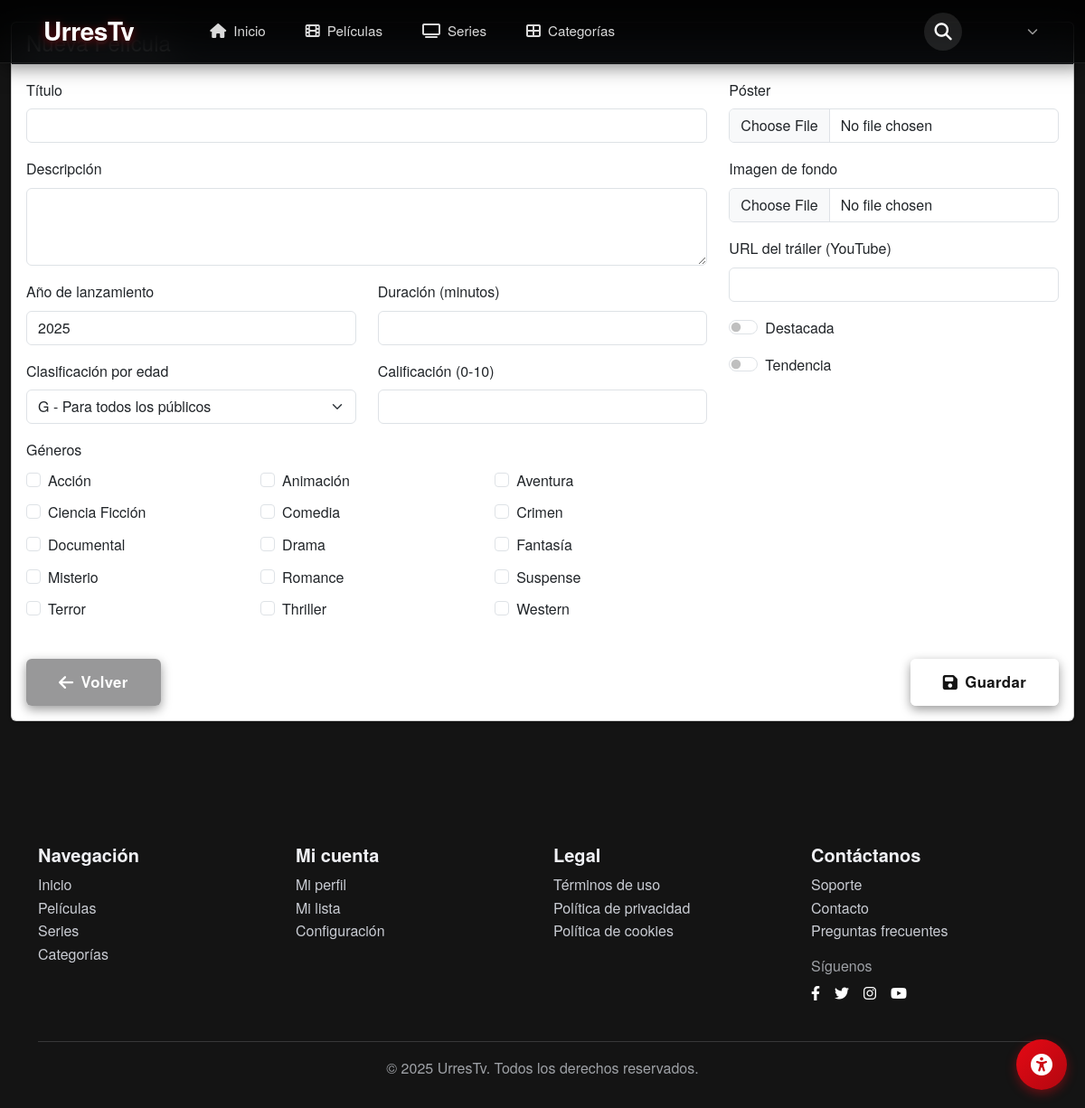
Screenshot of /admin/edit-movie.php (signed in) with the database file from the repository.
### tables this page shows
CREATE TABLE IF NOT EXISTS `genres` (
    `id` int(11) NOT NULL AUTO_INCREMENT,
    `name` varchar(50) NOT NULL,
    `slug` varchar(50) NOT NULL,
    `created_at` timestamp NOT NULL DEFAULT current_timestamp(),
    `updated_at` timestamp NOT NULL DEFAULT current_timestamp() ON UPDATE current_timestamp(),
    PRIMARY KEY (`id`),
    UNIQUE KEY `slug` (`slug`)
);

### admin/edit-movie.php (the view, shortened to what this page needs)
<?php
$db = getDbConnection();
$movieId = isset($_GET['id']) ? (int)$_GET['id'] : 0;
$movie = null;
$genres = [];
$selectedGenres = [];
try {
    $stmt = $db->query("SELECT id, name FROM genres ORDER BY name");
    $genres = $stmt->fetchAll(PDO::FETCH_ASSOC);
} catch (PDOException $e) {
    error_log('Error al cargar la película: ' . $e->getMessage());
    die('Error al cargar la película. Por favor, inténtalo de nuevo.');
}
include __DIR__ . '/../includes/header.php';
?>
<div class="container-fluid py-4">
    <div class="row">
        <div class="col-12">
            <div class="card shadow-sm">
                <div class="card-header bg-dark text-white">
                    <h4 class="mb-0"><?php echo $movieId ? 'Editar Película' : 'Nueva Película'; ?></h4>
                </div>
                <div class="card-body">
                    <form id="movieForm" enctype="multipart/form-data">
                        <div class="row mb-3">
                            <div class="col-md-8">
                                <div class="mb-3">
                                    <label for="title" class="form-label">Título</label>
                                    <input type="text" class="form-control" id="title" name="title" required
                                           value="<?php echo htmlspecialchars($movie['title'] ?? ''); ?>">
                                </div>
                                <div class="mb-3">
                                    <label for="description" class="form-label">Descripción</label>
                                    <textarea class="form-control" id="description" name="description" rows="3" required><?php
                                    ?></textarea>
                                </div>
                                <div class="row">
                                    <div class="col-md-6">
                                        <div class="mb-3">
                                            <label for="release_year" class="form-label">Año de lanzamiento</label>
                                            <input type="number" class="form-control" id="release_year" name="release_year"
                                                   min="1888" max="<?php echo date('Y') + 5; ?>" required
                                                   value="<?php echo $movie['release_year'] ?? date('Y'); ?>">
                                        </div>
                                    </div>
                                    <div class="col-md-6">
                                        <div class="mb-3">
                                            <label for="duration" class="form-label">Duración (minutos)</label>
                                            <input type="number" class="form-control" id="duration" name="duration"
                                                   min="1" required
                                                   value="<?php echo $movie['duration'] ?? ''; ?>">
                                        </div>
                                    </div>
                                </div>
                                <div class="row">
                                    <div class="col-md-6">
                                        <div class="mb-3">
                                            <label for="age_rating" class="form-label">Clasificación por edad</label>
                                            <select class="form-select" id="age_rating" name="age_rating">
                                                <option value="G" <?php echo (isset($movie['age_rating']) && $movie['age_rating'] === 'G') ? 'selected' : ''; ?>>G - Para todos los públicos</option>
                                            </select>
                                        </div>
                                    </div>
                                    <div class="col-md-6">
                                        <div class="mb-3">
                                            <label for="rating" class="form-label">Calificación (0-10)</label>
                                            <input type="number" class="form-control" id="rating" name="rating"
                                                   min="0" max="10" step="0.1"
                                                   value="<?php echo $movie['rating'] ?? ''; ?>">
                                        </div>
                                    </div>
                                </div>
                                <div class="mb-3">
                                    <label class="form-label">Géneros</label>
                                    <div class="row">
                                        <?php foreach ($genres as $genre): ?>
                                            <div class="col-md-4 col-6 mb-2">
                                                <div class="form-check">
                                                    <input class="form-check-input" type="checkbox"
                                                           name="genres[]" value="<?php echo $genre['id']; ?>"
                                                           id="genre_<?php echo $genre['id']; ?>"
                                                           <?php echo in_array($genre['id'], $selectedGenres) ? 'checked' : ''; ?>>
                                                    <label class="form-check-label" for="genre_<?php echo $genre['id']; ?>">
                                                        <?php echo htmlspecialchars($genre['name']); ?>
                                                    </label>
                                                </div>
                                            </div>
                                        <?php endforeach; ?>
                                    </div>
                                </div>
                            </div>
                            <div class="col-md-4">
                                <div class="mb-3">
                                    <label for="poster" class="form-label">Póster</label>
                                    <input type="file" class="form-control" id="poster" name="poster" accept="image/*">
                                </div>
                                <div class="mb-3">
                                    <label for="backdrop" class="form-label">Imagen de fondo</label>
                                    <input type="file" class="form-control" id="backdrop" name="backdrop" accept="image/*">
                                </div>
                                <div class="mb-3">
                                    <label for="trailer_url" class="form-label">URL del tráiler (YouTube)</label>
                                    <input type="url" class="form-control" id="trailer_url" name="trailer_url"
                                           value="<?php echo htmlspecialchars($movie['trailer_url'] ?? ''); ?>">
                                </div>
                                <div class="form-check form-switch mb-3">
                                    <input class="form-check-input" type="checkbox" id="is_featured" name="is_featured"
                                           value="1" <?php echo (!empty($movie['is_featured'])) ? 'checked' : ''; ?>>
                                    <label class="form-check-label" for="is_featured">Destacada</label>
                                </div>
                                <div class="form-check form-switch mb-3">
                                    <input class="form-check-input" type="checkbox" id="is_trending" name="is_trending"
                                           value="1" <?php echo (!empty($movie['is_trending'])) ? 'checked' : ''; ?>>
                                    <label class="form-check-label" for="is_trending">Tendencia</label>
                                </div>
                            </div>
                        </div>
                        <div class="d-flex justify-content-between">
                            <a href="/movies.php" class="btn btn-secondary">
                                <i class="fas fa-arrow-left me-2"></i> Volver
                            </a>
                            <div>
                                <button type="button" id="saveBtn" class="btn btn-primary">
                                    <i class="fas fa-save me-2"></i> Guardar
                                </button>
                            </div>
                        </div>
                    </form>
                </div>
            </div>
        </div>
    </div>
</div>
<?php
include __DIR__ . '/../includes/footer.php';
?>

### rows the page displays
genres: name "Acción"
genres: name "Animación"
genres: name "Aventura"
genres: name "Ciencia Ficción"
genres: name "Comedia"
genres: name "Crimen"
genres: name "Documental"
genres: name "Drama"
genres: name "Fantasía"
genres: name "Misterio"
genres: name "Romance"
genres: name "Suspense"
genres: name "Terror"
genres: name "Thriller"
genres: name "Western"

### other values shown
SITE_NAME "UrresTv"
